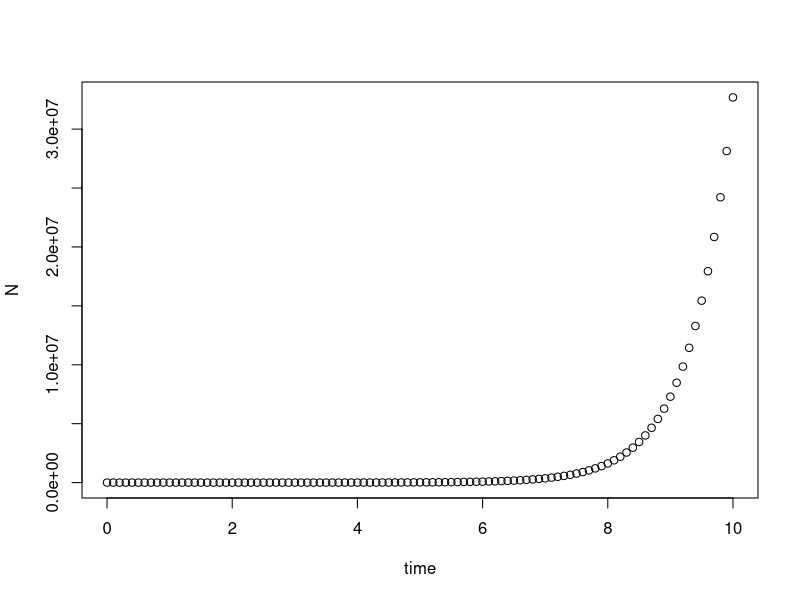
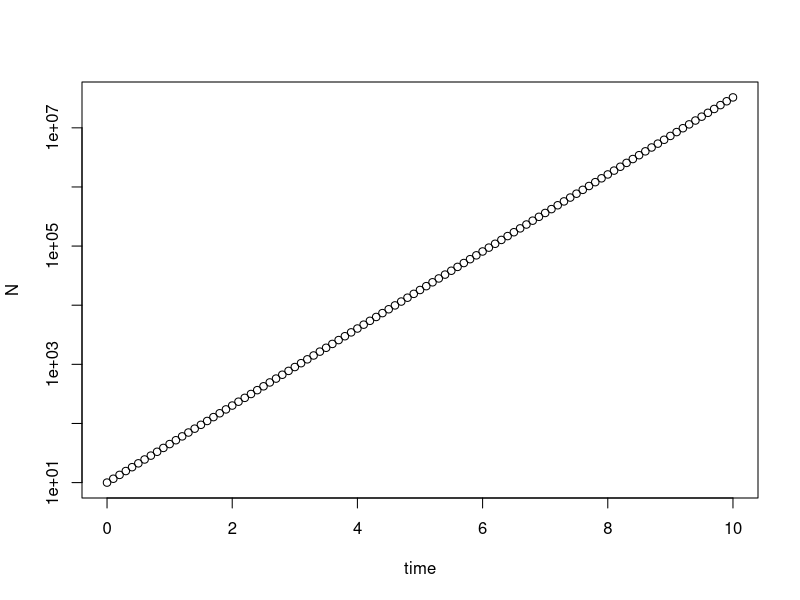
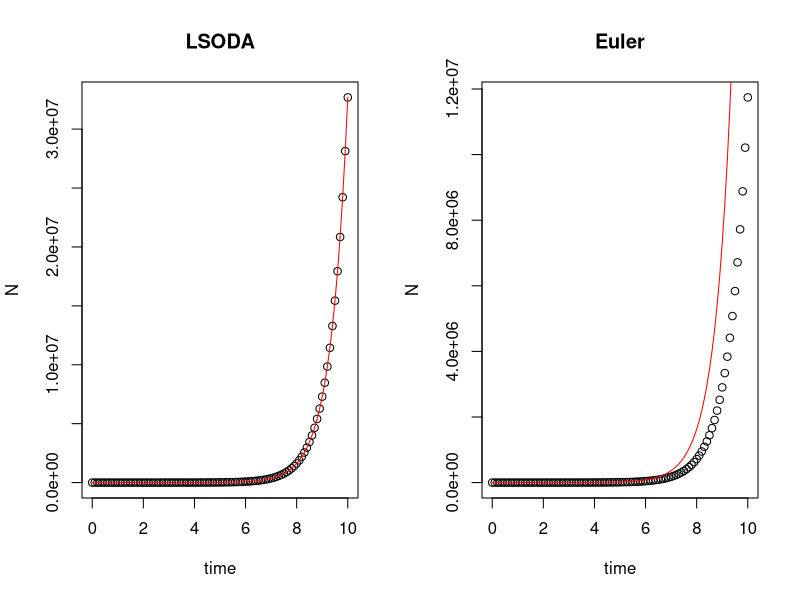
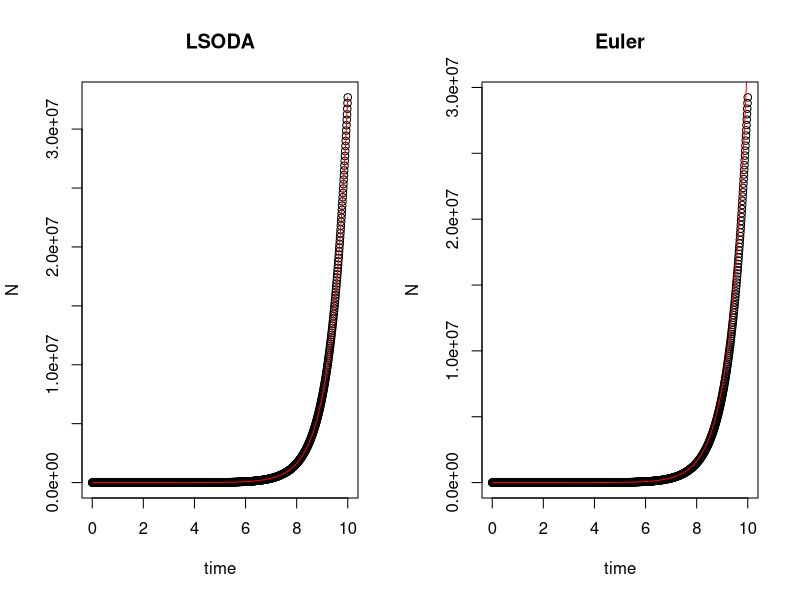
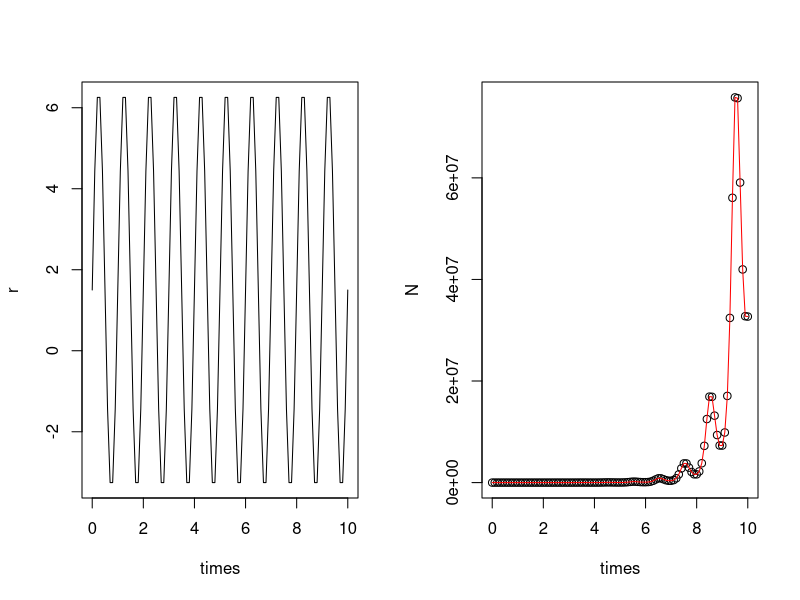
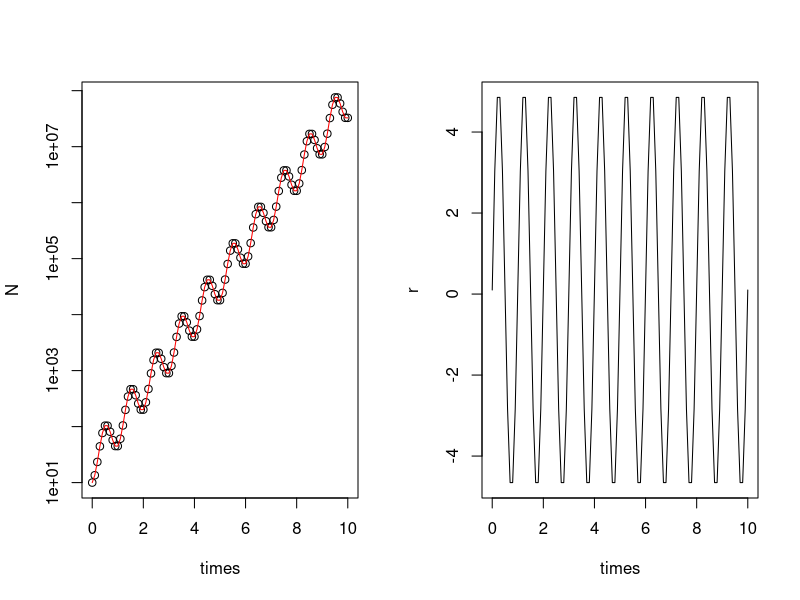
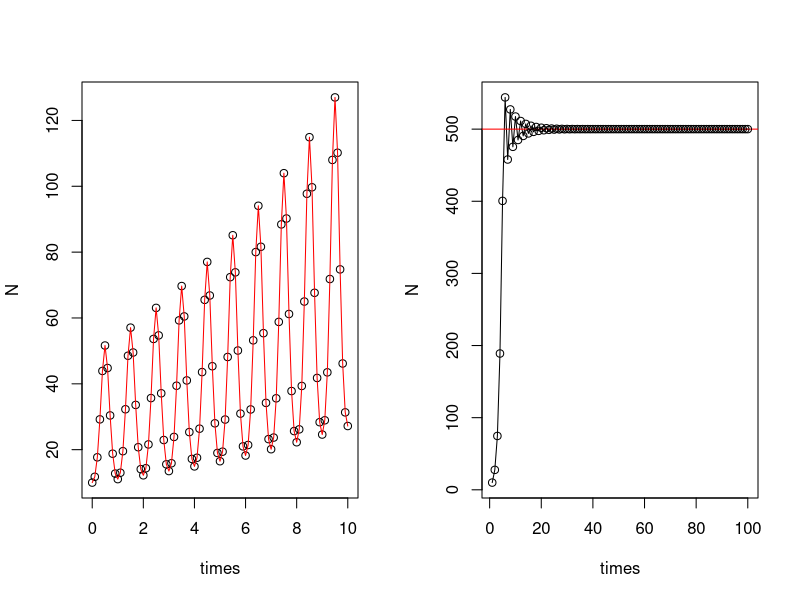
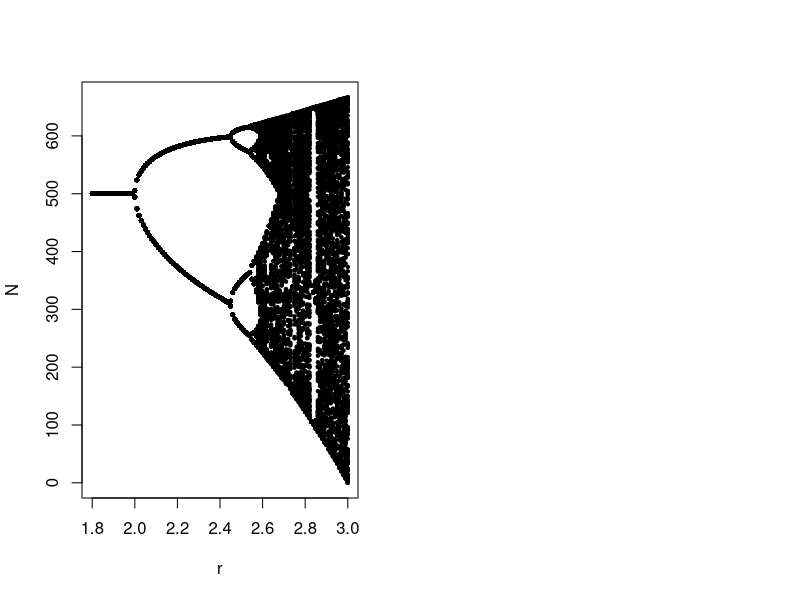

The R script that drew these images, in order:
## ---- chunk 1
library(tidyverse)
library(knitr)
library(kableExtra)

syllabus <- tibble(
  Date = c("**Week 1** <span style='vertical-align:-30%'> </span>
           <br> 9/6",
           "**Week 2** <span style='vertical-align:-30%'> </span>
           <br> 9/13",
           "**Week 3** <span style='vertical-align:-30%'> </span>
           <br> 9/20",
           "**Week 4** <span style='vertical-align:-30%'> </span>
           <br> 9/27",
           "**Week 5** <span style='vertical-align:-30%'> </span>
           <br> 10/4",
           "**Week 6** <span style='vertical-align:-30%'> </span>
           <br> 10/11",
           "**Week 7** <span style='vertical-align:-30%'> </span>
           <br> 10/18",
           "**Week 8** <span style='vertical-align:-30%'> </span>
           <br> 10/25",
           "**Week 9** <span style='vertical-align:-30%'> </span>
           <br> 11/1",
           "**Week 10** <span style='vertical-align:-30%'> </span>
           <br> 11/8",
           "**Week 11** <span style='vertical-align:-30%'> </span>
           <br> 11/15",
           "**Week 12** <span style='vertical-align:-30%'> </span>
           <br> 11/22",
           "**Week 13** <span style='vertical-align:-30%'> </span>
           <br> 11/29",
           "**Week 14** <span style='vertical-align:-30%'> </span>
           <br> 12/6",
           "**Week 15** <span style='vertical-align:-30%'> </span>
           <br> 12/13",
           "**Week 16** <span style='vertical-align:-30%'> </span>
           <br> 12/20"),
  
  `Lecture topic` = c("Introduction: what is theoretical ecology?",
                      "Exponential population growth",
                      "Logistic population growth and stability analysis",
                      "Discrete population models",
                      "Age-structured population models",
                      "Metapopulations and patch occupancy models",
                      "Lotka-Volterra model of competition: graphical analysis",
                      "Midterm exam",
                      "Lotka-Volterra model of competition: invasion analysis and linear stability analysis",
                      "Predator-prey interactions (I) and time scale separation",
                      "No class due to NTU anniversary",
                      "Predator-prey interactions (II) and complexity-stability relationship",
                      "Multispecies models of competition: consumer-resource dynamics",
                      "Multispecies models of predation: apparent competition",
                      "Research applcations: plant-soil feedback as an example",
                      "Final exam"),
    
  Lab = c(" \\- ",
          'Solving exponential growth equation using "deSolve" & Visualization',
          "Shinny App for logistic population growth",
          "Discrete logistic population growth model and bifurcation",
          "Age-structured population model",
          "Metapopulations and patch occupancy models",
          "Lotka-Volterra competition model - Population dynamics",
          " \\- ",
          "Lotka-Volterra competition model - Visualization of dynamics with complex eigenvalues",
          "Lotka-Volterra model of predator-prey interactions and time-scale separation",
          " \\- ",
          "Rosenzweig-MacArthur predator-prey model and May's complexity-stability relationship",
          "Parameter space for apparent competition model",
          "Resource competition",
          " \\- ",
          " \\- "),
    
    
  Readings = c("Grainger et al., 2021",
               " \\- ",
               " \\- ",
               " \\- ",
               " \\- ",
               " \\- ",
               " \\- ",
               " \\- ",
               " \\- ",
               " \\- ",
               " \\- ",
               " \\- ",
               " \\- ",
               " \\- ",
               " \\- ",
               " \\- ")  
  
)

kbl(syllabus, align = "cccl", escape = F) %>%  
  kable_paper(full_width = T, 
              html_font = "Arial",
              font_size = 17) %>%
  kable_styling(bootstrap_options = c("bordered")) %>%
  row_spec(0, bold = T, color = "black", font_size = 20) %>%
  column_spec(1, width = "10em", border_right = T) %>%
  column_spec(2, width = "17em") %>%
  column_spec(3, width = "17em") %>%
  column_spec(4, width = "13em")

## ---- chunk 2
knitr::opts_chunk$set(message = F, 
                      error = F, 
                      warning = F)

## ---- chunk 3
###### part 1 ######
# install.packages("deSolve")
library(deSolve)

### (1) Model specification
exponential_model <- function(times, state, parms) {
  with(as.list(c(state, parms)), {
    dN_dt = r*N  # exponential growth equation
    return(list(c(dN_dt)))  # return the results
  })
}
## ---- chunk 4
### (2) Model application
times <- seq(0, 10, by = 0.1)  # time steps to integrate over
state <- c(N = 10)  # initial population size
parms <- c(r = 1.5)  # intrinsic growth rate
## ---- chunk 5
# run the ode solver
pop_size <- ode(func = exponential_model, times = times, y = state, parms = parms)

# take a look at the results
head(pop_size)

## ---- chunk 6
plot(N ~ time, data = pop_size)
plot(N ~ time, data = pop_size, log = "y")
## ---- chunk 7

###### part 2 ######
# original setting
times <- seq(0, 10, by = 0.1)  # time steps to integrate over
state <- c(N = 10)  # initial population size
parms <- c(r = 1.5)  # intrinsic growth rate
# default: LSODA
pop_size <- ode(func = exponential_model, times = times, y = state, parms = parms)

# Euler's method
pop_size_1 <- ode(func = exponential_model, times = times, y = state, parms = parms, method = "euler")

# compare different method
par(mfrow = c(1,2))
plot(N ~ time, data = pop_size, main = "LSODA")
curve(state[1]*exp(parms[1]*x), times[1], times[length(times)], col = "red", add = T) # correct curve
plot(N ~ time, data = pop_size_1, main = "Euler")
curve(state[1]*exp(parms[1]*x), times[1], times[length(times)], col = "red", add = T) # correct curve

# minimize the time step
times <- seq(0, 10, by = 0.01)  # time steps to integrate over
state <- c(N = 10)  # initial population size
parms <- c(r = 1.5)  # intrinsic growth rate
# default: LSODA
pop_size <- ode(func = exponential_model, times = times, y = state, parms = parms)

# Euler's method
pop_size_1 <- ode(func = exponential_model, times = times, y = state, parms = parms, method = "euler")

# compare different method
par(mfrow = c(1,2))
plot(N ~ time, data = pop_size, main = "LSODA")
curve(state[1]*exp(parms[1]*x), times[1], times[length(times)], col = "red", add = T) # correct curve
plot(N ~ time, data = pop_size_1, main = "Euler")
curve(state[1]*exp(parms[1]*x), times[1], times[length(times)], col = "red", add = T) # correct curve
## ---- chunk 8
###### part 3 ######
### Model specification
exponential_model_fluc <- function(times, state, parms) {
  with(as.list(c(state, parms)), {
    dN_dt = (r_bar + sigma*sin(omega*times))*N  # exponential growth equation
    return(list(c(dN_dt)))  # return the results
  })
}
## ---- chunk 9
### Parameters
times <- seq(0, 10, by = 0.1)  # time steps to integrate over
state <- c(N = 10)  # initial population size
parms <- c(r_bar = 1.5, sigma = 5, omega = 2*pi)  # intrinsic growth rate
## ---- chunk 10
### Fluctuating growth rate
r = parms[1] + parms[2]*sin(parms[3]*times)
plot(r ~ times, type = "l")
## ---- chunk 11
### Solving model
pop_size <- ode(func = exponential_model_fluc, times = times, y = state, parms = parms)

### Plotting
plot(N ~ times, data = pop_size)
curve(state[1]*exp(parms[1]*x - parms[2]/parms[3]*(cos(parms[3]*x) - 1)), add = T, col = "red") # correct curve
plot(N ~ times, data = pop_size, log = "y")
curve(state[1]*exp(parms[1]*x - parms[2]/parms[3]*(cos(parms[3]*x) - 1)), add = T, col = "red") # correct curve
## ---- chunk 12
### Parameters
times <- seq(0, 10, by = 0.1)  # time steps to integrate over
state <- c(N = 10)  # initial population size
parms <- c(r_bar = 0.1, sigma = 5, omega = 2*pi)  # intrinsic growth rate

### Fluctuating growth rate
r = parms[1] + parms[2]*sin(parms[3]*times)
plot(r ~ times, type = "l")

### Solving model
pop_size <- ode(func = exponential_model_fluc, times = times, y = state, parms = parms)

### Plotting
plot(N ~ times, data = pop_size)
curve(state[1]*exp(parms[1]*x - parms[2]/parms[3]*(cos(parms[3]*x) - 1)), add = T, col = "red") # correct curve
## ---- chunk 13
knitr::include_app("https://genchanghsu0115.shinyapps.io/Logistic_mod_shinyapp/", height = "500px")
## ---- chunk 14
### (1) Define the discrete logistic growth equation
log_fun <- function(r, N, K){N + r*N*(1-N/K)}
## ---- chunk 15
### (2) Set the parameters
r <- 1.8
K <- 500
N0 <- 10
time <- 100

### (3) Use for loop to iterate over the time sequence
pop_size <- data.frame(times = 1:time)
pop_size$N[1] <- N0
head(pop_size)

for(i in 2:time){
  pop_size$N[i] <- log_fun(r = r, N = pop_size$N[i - 1], K = K)
}

head(pop_size)

### (4) Population trajectory
plot(N ~ times, data = pop_size, type = "l")
abline(h = K, col = "red")
points(N ~ times, data = pop_size)
## ---- chunk 16
knitr::include_app("https://genchanghsu0115.shinyapps.io/Discrete_logistic_mod_shinyapp/", height = "750px")
## ---- chunk 17
###### Part 2: Bifurcation curve
### (1) data setting
# intrinsic growth rate sequence
r_seq <- seq(from = 1.8, to = 3, by = 0.01)
# number of sampling
N_rep <- 200

# data 
dat_plot <- data.frame(r = rep(r_seq, each = N_rep), N = 0)
head(dat_plot)

### (2) Run the discrete logistic model
for (lo in 1:length(r_seq)){
  log_fun <- function(r, N, K){N + r*N*(1-N/K)}

  r <- r_seq[lo]
  K <- 500
  N0 <- 10
  time <- 1000

  pop_size <- data.frame(times = 1:time)
  pop_size$N[1] <- N0

  for(i in 2:time){
    pop_size$N[i] <- log_fun(r = r, N = pop_size$N[i - 1], K = K)
  }

  # save the data
  dat_plot$N[(1 + (lo - 1)*N_rep):(lo*N_rep)] <- pop_size$N[(nrow(pop_size) - N_rep + 1):nrow(pop_size)]
}

plot(N ~ r, data = dat_plot, cex = 0.7, pch = 20)

## ---- chunk 18
library(ggplot2)
set.seed(1234)
MAT <- matrix(rnorm(25), ncol = 5, nrow = 5)
abs(eigen(MAT)$values) # check only one dominant eigenvalue
eig_vec1 <- as.numeric(eigen(MAT)$vector[, 1])
v <- rnorm(5)
time <- 15

dat_v <- data.frame(matrix(ncol = 5, nrow = time))
dat_v[1, ] <- v
for(i in 2:time){
  dat_v[i, ] <- MAT %*% t(dat_v[i-1, ])
}

# Remake data for gganimate
dat <- data.frame(X1 = 0, X2 = 0, Time = 1)
for(i in 1:time){
  dat <- rbind(dat, data.frame(dat_v[i,1:2] / sqrt(sum(dat_v[i,1:2]^2)) * i, Time = i))
  dat <- rbind(dat, c(0,0, i+1))
}
dat <- dat[-nrow(dat), ]


ggplot(dat, aes(X1, X2, color = Time)) +
  geom_path(arrow = arrow(length = unit(0.55, "cm"))) + 
  geom_abline(intercept = 0, 
              slope = eig_vec1[2]/eig_vec1[1], 
              color = "red", 
              linetype = "dashed") # red dashed eigenvector
## ---- chunk 19
### Leslie matrix and initial age classes
leslie <- matrix(data = c(0, 1, 5,
                          0.5, 0, 0,
                          0, 0.3, 0),
                      nrow = 3,
                      ncol = 3,
                      byrow = T)

N0 <- c(10, 0, 0)

### for loop and matrix algebra
time <- 50
pop_size <- data.frame(Age1 = 0,
                       Age2 = 0,
                       Age3 = 0)
pop_size[1, ] <- N0

for (i in 2:time) {
  # Matrix multiplication
  pop_size[i, ] <- leslie %*% t(pop_size[i-1, ])
}

# Total abundance
pop_size$N <- rowSums(pop_size)

head(pop_size)

plot(c(1,time), c(0,265), type = "n", xlab = "time", ylab = "pop_size")
lines(1:time , pop_size$Age1, col = "red")
lines(1:time , pop_size$Age2, col = "blue")
lines(1:time , pop_size$Age3, col = "green")
legend("topleft",
       legend = c("Age1", "Age2", "Age3"),
       col = c("red", "blue", "green"),
       lty = 1)

## ---- chunk 20
### Asymptotic growth rate and stable age distribution

asymptotic_growth <- pop_size$N[time]/pop_size$N[time-1]
asymptotic_growth

age_distribution <- pop_size[time, 1:3]/sum(pop_size[time, 1:3])
age_distribution

### Eigen-analysis of the Leslie matrix
EIGEN <- eigen(leslie)
EIGEN
abs(EIGEN$values[1]) # dominant eigenvalue
as.numeric(EIGEN$vectors[, 1] / sum(EIGEN$vectors[, 1])) # corresponding eigenvector
## ---- chunk 21
library(deSolve)
library(ggplot2)
library(tidyr)


### Model specification
PSF <- function(times, state, parms) {
  with(as.list(c(state, parms)), {
    dP00_dt = P0A*dA + PA0*mA - P00*(PA0 + PAA)*rA
    dPA0_dt = P00*(PA0 + PAA)*rA - PA0*mA - PA0*cA
    dPAA_dt = PA0*cA - PAA*mA + P0A*(PA0 + PAA)*rA*alpha
    dP0A_dt = PAA*mA - P0A*(PA0 + PAA)*rA*alpha - P0A*dA

    return(list(c(dP00_dt, dPA0_dt, dPAA_dt, dP0A_dt)))
  })
}

### Model parameters
times <- seq(0, 20, by = 0.1)
state <- c(P00 = 0.25, PA0 = 0.25, PAA = 0.25, P0A = 0.25)
parms <- c(rA = 0.5, mA = 0.1, cA = 0.5, dA = 0.4, alpha = 0.7)

### ODE solver
pop_size <- ode(func = PSF, times = times, y = state, parms = parms)

# take a look at the results
head(pop_size)
tail(pop_size)

### Visualization I
pop_size %>%
  as.data.frame() %>%
  gather(key = "patch", value = "proportion", -time) %>%
  ggplot(aes(x = time, y = proportion, color = patch)) +
  geom_line(size = 1.5)

### Visualization II
plot(range(times), c(0,1), type = "n", xlab = "time", ylab = "proportion")
lines(P00 ~ time, data = pop_size, col = "tomato")
lines(P0A ~ time, data = pop_size, col = "navy")
lines(PA0 ~ time, data = pop_size, col = "gray")
lines(PAA ~ time, data = pop_size, col = "orange")
legend("topleft", legend = c("P00", "P0A", "PA0", "PAA"), col = c("tomato", "navy", "gray", "orange"), lty = 1)
## ---- chunk 22
library(ggplot2)
library(tidyverse)
library(deSolve)

LV_model <- function(r1 = 1.4, r2 = 1.2, a11 = 1/200, a21 = 1/400, a22 = 1/200, a12 = 1/300, N1_0 = 10, N2_0 = 10) {

  ### Model specification
  LV <- function(times, state, parms) {
    with(as.list(c(state, parms)), {
      dN1_dt = N1 * (r1 - a11*N1 - a12*N2)
      dN2_dt = N2 * (r2 - a22*N2 - a21*N1)
      return(list(c(dN1_dt, dN2_dt)))
    })
  }

  ### Model parameters
  times <- seq(0, 100, by = 0.1)
  state <- c(N1 = N1_0, N2 = N2_0)
  parms <- c(r1 = r1, r2 = r2, a11 = a11, a21 = a21, a22 = a22, a12 = a12)

  ### Model application
  pop_size <- ode(func = LV, times = times, y = state, parms = parms)

  ### Visualize the population dynamics
  pop_size %>%
    as.data.frame() %>%
    gather(key = "Species", value = "pop_size", -time) %>%
    ggplot(aes(x = time, y = pop_size, color = Species)) +
    geom_line(size = 1.5)

}

  ### Different parameter settings
  ## N1_0 = 200 and N2_0 = 5
  LV_model(r1 = 1.2, r2 = 1.2, a11 = 1/200, a21 = 1/100, a22 = 1/100, a12 = 1/200, N1_0 = 200, N2_0 = 5)  # N1 wins
  ## N1_0 = 5 and N2_0 = 200
  LV_model(r1 = 1.2, r2 = 1.2, a11 = 1/200, a21 = 1/100, a22 = 1/100, a12 = 1/200, N1_0 = 10, N2_0 = 200)  # N1 wins
  
  ## N1_0 = 200 and N2_0 = 5
  LV_model(r1 = 1.2, r2 = 1.2, a11 = 1/100, a21 = 1/200, a22 = 1/200, a12 = 1/100, N1_0 = 200, N2_0 = 5)  # N2 wins
  ## N1_0 = 5 and N2_0 = 200
  LV_model(r1 = 1.2, r2 = 1.2, a11 = 1/100, a21 = 1/200, a22 = 1/200, a12 = 1/100, N1_0 = 5, N2_0 = 200)  # N2 wins
  
  ## N1_0 = 200 and N2_0 = 5
  LV_model(r1 = 1.2, r2 = 1.2, a11 = 1/100, a21 = 1/200, a22 = 1/100, a12 = 1/300, N1_0 = 200, N2_0 = 5)  # stable coexistence
  ## N1_0 = 5 and N2_0 = 200
  LV_model(r1 = 1.2, r2 = 1.2, a11 = 1/100, a21 = 1/200, a22 = 1/100, a12 = 1/300, N1_0 = 5, N2_0 = 200)  # stable coexistence
  
  ## N1_0 = 200 and N2_0 = 150
  LV_model(r1 = 1.2, r2 = 1.2, a11 = 1/200, a21 = 1/100, a22 = 1/200, a12 = 1/100, N1_0 = 200, N2_0 = 150)  # priority effect (N1 wins)
  ## N1_0 = 150 and N2_0 = 200
  LV_model(r1 = 1.2, r2 = 1.2, a11 = 1/200, a21 = 1/100, a22 = 1/200, a12 = 1/100, N1_0 = 150, N2_0 = 200)  # priority effect (N2 wins)



## ---- chunk 23
#### phase diagram
phase_plane <- function(r1, r2, a11, a21, a22, a12, title, t){
    ### Vectors
  LV <- function(times, state, parms) {
    with(as.list(c(state, parms)), {
      dN1_dt = N1 * (r1 - a11*N1 - a12*N2)
      dN2_dt = N2 * (r2 - a22*N2 - a21*N1)
      return(list(c(dN1_dt, dN2_dt)))
    })
  }

  times <- c(0, t)
  parms <- c(r1 = r1, r2 = r2, a11 = a11, a21 = a21, a22 = a22, a12 = a12)

  x_inter<- max(c(r1/a11, r2/a21))
  y_inter <- max(c(r2/a22, r1/a12))

  # create position of arrows
  vector_grid <- expand.grid(seq(5, x_inter, length.out = 10),
                             seq(5, y_inter, length.out = 10))

  vector_data <- vector_grid %>%
    pmap(., function(Var1, Var2){
      state <- c(N1 = Var1, N2 = Var2)
      pop_size <- ode(func = LV, times = times, y = state, parms = parms)
      pop_size[2, 2:3]
    }) %>%
    bind_rows() %>%
    rename(xend = N1, yend = N2) %>%
    bind_cols(vector_grid) %>%
    rename(x = Var1, y = Var2)

    ### Phase plane
    ggplot() +
      geom_abline(slope = -a11/a12, intercept = r1/a12, color = "#E41A1C", size = 1.5) +
      geom_abline(slope = -a21/a22, intercept = r2/a22, color = "#377EB8", size = 1.5) +
      geom_segment(data = vector_data,
                   aes(x = x, y = y, xend = xend, yend = yend),
                   arrow = arrow(length = unit(0.1, "cm"))) +    
      scale_x_continuous(name = "N1", limits = c(0, x_inter), expand = c(0, 0)) +
      scale_y_continuous(name = "N2", limits = c(0, y_inter), expand = c(0, 0)) +
      theme_bw(base_size = 13) +
      theme(panel.grid = element_blank(),
            plot.title = element_text(hjust = 0.5)) +
      labs(title = title)
  }

  phase_plane(r1 = 1.2, r2 = 1.2, a11 = 1/100, a21 = 1/200, a22 = 1/100, a12 = 1/300, t = 0.3, title = "Stable coexistence")

  phase_plane(r1 = 1.2, r2 = 1.2, a11 = 1/200, a21 = 1/100, a22 = 1/200, a12 = 1/100, t = 0.3, title = "Unstable coexistence (saddle)")
